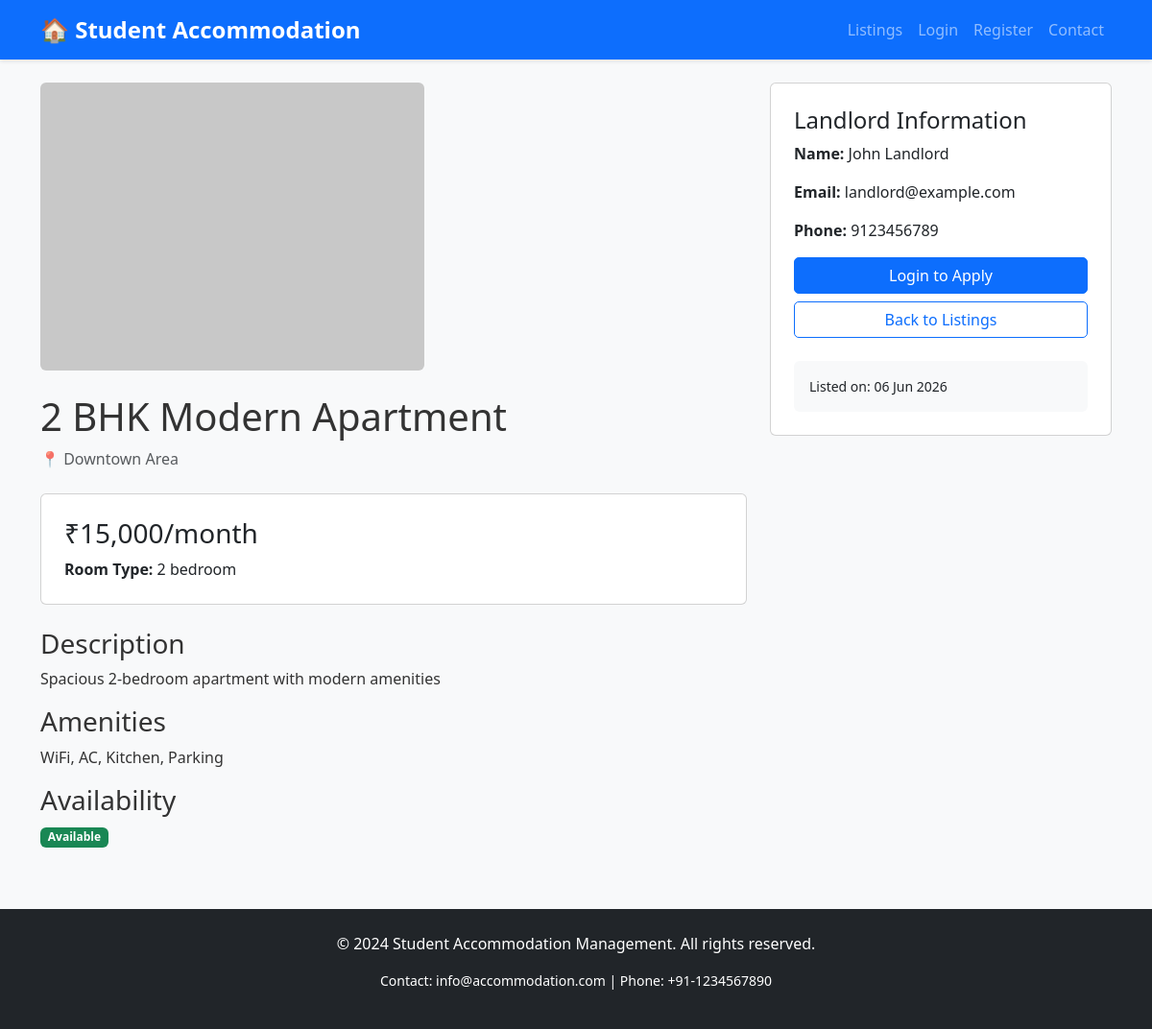
The app's page /property_details.php?id=1 with its own data.
### tables this page shows
CREATE TABLE properties (
    id INT PRIMARY KEY AUTO_INCREMENT,
    landlord_id INT NOT NULL,
    title VARCHAR(200) NOT NULL,
    description TEXT,
    location VARCHAR(200) NOT NULL,
    price INT NOT NULL,
    room_type VARCHAR(50) NOT NULL,
    status ENUM('available', 'occupied', 'unavailable') DEFAULT 'available',
    amenities TEXT,
    created_at TIMESTAMP DEFAULT CURRENT_TIMESTAMP,
    updated_at TIMESTAMP DEFAULT CURRENT_TIMESTAMP ON UPDATE CURRENT_TIMESTAMP,
    FOREIGN KEY (landlord_id) REFERENCES users(id) ON DELETE CASCADE
);

CREATE TABLE users (
    id INT PRIMARY KEY AUTO_INCREMENT,
    full_name VARCHAR(100) NOT NULL,
    email VARCHAR(100) UNIQUE NOT NULL,
    password VARCHAR(255) NOT NULL,
    role ENUM('student', 'landlord', 'admin') NOT NULL,
    phone VARCHAR(15),
    created_at TIMESTAMP DEFAULT CURRENT_TIMESTAMP,
    updated_at TIMESTAMP DEFAULT CURRENT_TIMESTAMP ON UPDATE CURRENT_TIMESTAMP
);

### includes/auth_check.php (called while the page is built, shortened)
<?php
function isLoggedIn() {
    return isset($_SESSION['user_id']);
}
?>

### property_details.php (the view, shortened to what this page needs)
<?php
include 'includes/header.php';
$propertyId = $_GET['id'] ?? null;
$result = $conn->query("SELECT p.*, u.* FROM properties p JOIN users u ON p.landlord_id = u.id WHERE p.id = " . (int)$propertyId);
$property = $result->fetch_assoc();
?>
<div class="row">
    <div class="col-md-8">
        <img src="assets/images/placeholder.jpg" alt="<?php echo htmlspecialchars($property['title']); ?>" class="img-fluid rounded mb-4">
        <h1><?php echo htmlspecialchars($property['title']); ?></h1>
        <p class="text-muted mb-4">
            📍 <?php echo htmlspecialchars($property['location']); ?>
        </p>
        <div class="card mb-4 p-4">
            <h3 class="price">₹<?php echo number_format($property['price']); ?>/month</h3>
            <p class="mb-0"><strong>Room Type:</strong> <?php echo htmlspecialchars($property['room_type']); ?></p>
        </div>
        <h3>Description</h3>
        <p><?php echo nl2br(htmlspecialchars($property['description'])); ?></p>
        <h3>Amenities</h3>
        <p><?php echo nl2br(htmlspecialchars($property['amenities'])); ?></p>
        <h3>Availability</h3>
        <p>
            <span class="badge bg-success">
                <?php echo ucfirst($property['status']); ?>
            </span>
        </p>
    </div>
    <div class="col-md-4">
        <div class="card p-4 sticky-top">
            <h4>Landlord Information</h4>
            <p><strong>Name:</strong> <?php echo htmlspecialchars($property['full_name']); ?></p>
            <p><strong>Email:</strong> <?php echo htmlspecialchars($property['email']); ?></p>
            <p><strong>Phone:</strong> <?php echo htmlspecialchars($property['phone']); ?></p>
            <?php if (isLoggedIn() && userRole() == 'student'): ?>
                <a href="apply.php?id=<?php echo $property['id']; ?>" class="btn btn-primary w-100 mb-2">
                    Apply Now
                </a>
            <?php elseif (!isLoggedIn()): ?>
                <a href="login.php" class="btn btn-primary w-100 mb-2">
                    Login to Apply
                </a>
            <?php endif; ?>
            <a href="listings.php" class="btn btn-outline-primary w-100">
                Back to Listings
            </a>
            <div class="mt-4 p-3 bg-light rounded">
                <p class="small mb-0">
                    Listed on: <?php echo date('d M Y', strtotime($property['created_at'])); ?>
                </p>
            </div>
        </div>
    </div>
</div>
<?php include 'includes/footer.php'; ?>

### assets/css/style.css (style rules this page uses)
:root { --primary-color: #0d6efd; --secondary-color: #ffffff; --accent-color: #ff8c00; --neutral-color: #6c757d; }
* { margin: 0; padding: 0; box-sizing: border-box; }
body { font-family: 'Segoe UI', Tahoma, Geneva, Verdana, sans-serif; background-color: #f8f9fa; color: #333; }
.btn { border-radius: 5px; font-weight: 500; }
.btn-primary { background-color: var(--primary-color); border-color: var(--primary-color); }

### records on screen
properties: title "2 BHK Modern Apartment", location "Downtown Area", price "15,000", room_type "2 bedroom", description "Spacious 2-bedroom apartment with modern amenities", amenities "WiFi, AC, Kitchen, Parking", status "Available", landlord.full_name "John Landlord", landlord.email "landlord@example.com", landlord.phone "9123456789", landlord.created_at "06 Jun 2026"
